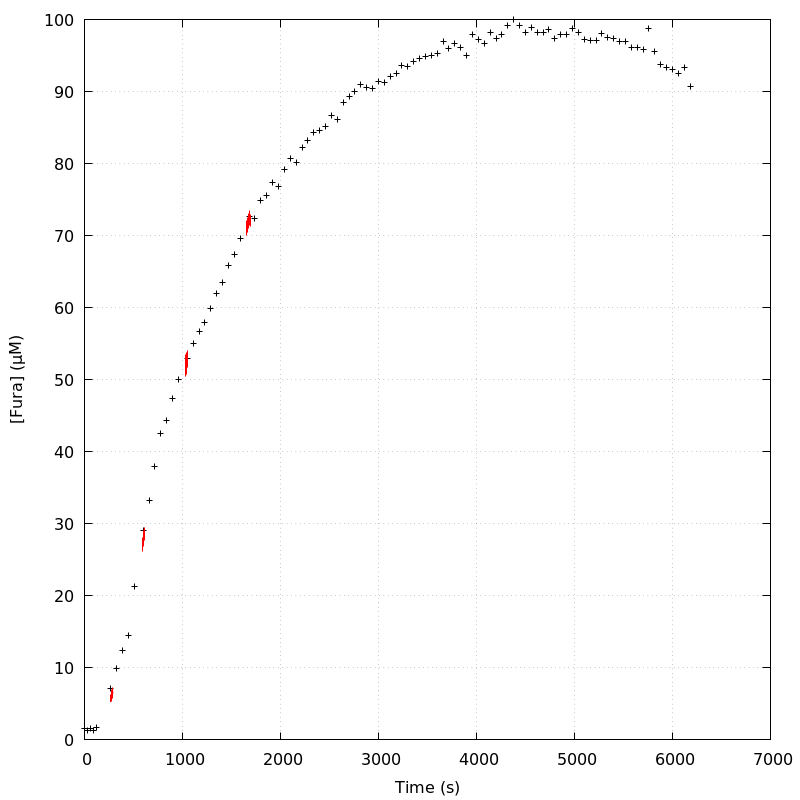

Write gnuplot code to recreate this figure.
unset key
set grid
set ylabel '[Fura] (µM)'
set xlabel 'Time (s)'
plot 'DA_121108_E3_aba_loading_curve' index 0 using 1:2 linecolor rgb 'black',\
'' index 1 using 1:2 with lines linecolor rgb 'red',\
'' index 2 using 1:2 with lines linecolor rgb 'red',\
'' index 3 using 1:2 with lines linecolor rgb 'red',\
'' index 4 using 1:2 with lines linecolor rgb 'red',\
